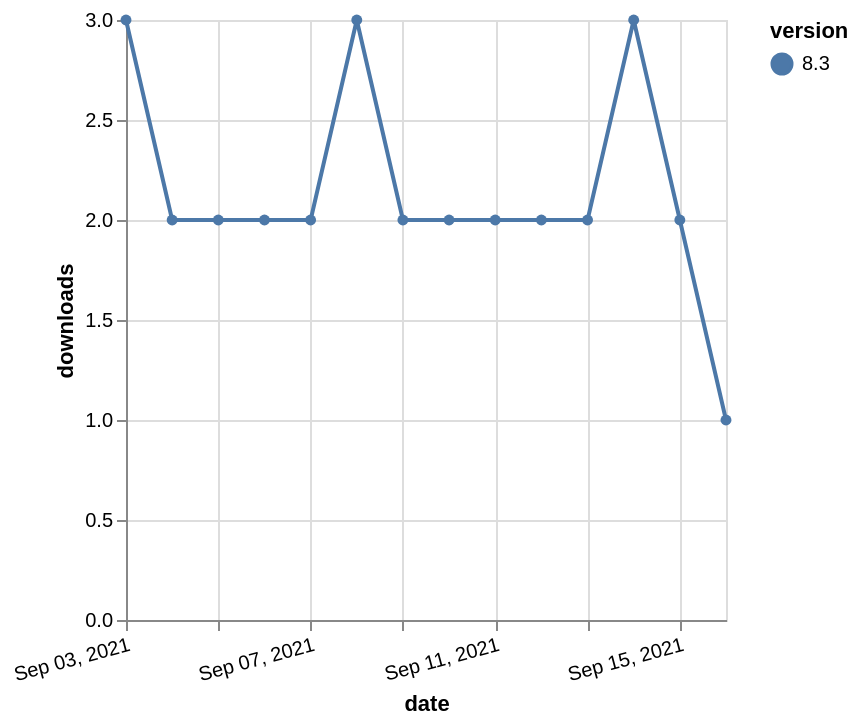

Source (Vega-Lite JSON):
### Vega-Lite specification from a JSON file in a GitHub repository (floating-point values rounded to 4 significant figures)
{"$schema": "https://vega.github.io/schema/vega-lite/v5.json", "description": "A simple bar chart with embedded data.", "data": {"values": [{"date": "2021-09-03", "total": 2820, "delta": 3, "version": "8.3"}, {"date": "2021-09-04", "total": 2822, "delta": 2, "version": "8.3"}, {"date": "2021-09-05", "total": 2824, "delta": 2, "version": "8.3"}, {"date": "2021-09-06", "total": 2826, "delta": 2, "version": "8.3"}, {"date": "2021-09-07", "total": 2828, "delta": 2, "version": "8.3"}, {"date": "2021-09-08", "total": 2831, "delta": 3, "version": "8.3"}, {"date": "2021-09-09", "total": 2833, "delta": 2, "version": "8.3"}, {"date": "2021-09-10", "total": 2835, "delta": 2, "version": "8.3"}, {"date": "2021-09-11", "total": 2837, "delta": 2, "version": "8.3"}, {"date": "2021-09-12", "total": 2839, "delta": 2, "version": "8.3"}, {"date": "2021-09-13", "total": 2841, "delta": 2, "version": "8.3"}, {"date": "2021-09-14", "total": 2844, "delta": 3, "version": "8.3"}, {"date": "2021-09-15", "total": 2846, "delta": 2, "version": "8.3"}, {"date": "2021-09-16", "total": 2847, "delta": 1, "version": "8.3"}]}, "width": "container", "mark": {"type": "line", "point": {"filled": true}}, "encoding": {"x": {"field": "date", "type": "temporal", "timeUnit": "yearmonthdate", "title": "date", "axis": {"labelAngle": -15}}, "y": {"field": "delta", "type": "quantitative", "title": "downloads"}, "color": {"field": "version", "type": "nominal"}, "tooltip": {"field": "delta"}}}
